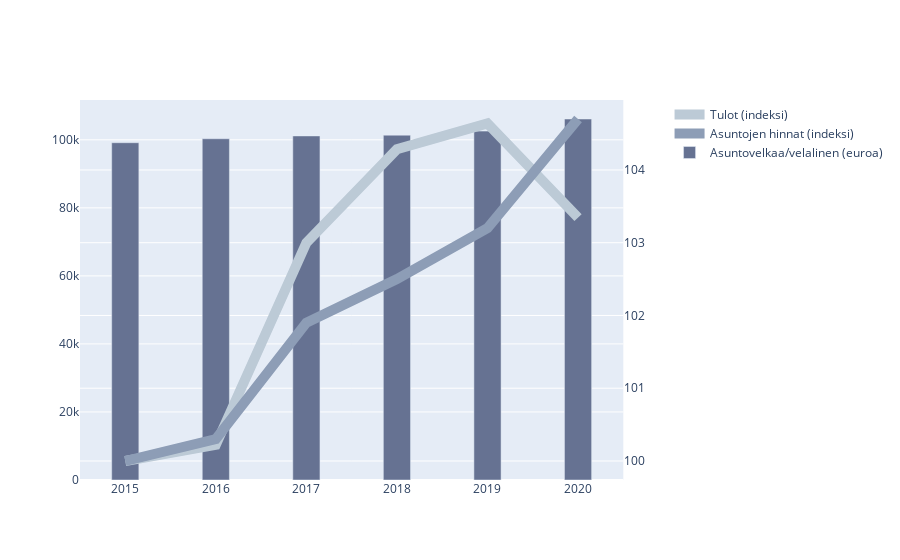

Source (notebook cell):
### Code cell
fig.add_trace(go.Scatter(
  x=as_tulot["Vuosi"],
  y=as_tulot["Muutos"],
  name="Tulot (indeksi)",
  mode="lines",
  line={"color": "#bccad6", "width": 10}
  ),
  secondary_y=True)

fig.add_trace(go.Scatter(
  x=as_hinnat["Vuosi"],
  y=as_hinnat["Indeksi"],
  name="Asuntojen hinnat (indeksi)",
  mode="lines",
  line={"color": "#8d9db6", "width": 10}
  ),
  secondary_y=True)

fig.add_trace(go.Bar(
  x=as_velat_asuntokunta["Vuosi"],
  y=as_velat_asuntokunta["Velkaa/velallinen"],
  name="Asuntovelkaa/velalinen (euroa)",
  width=0.3,
  marker={"color": "#667292"}
  ),
  secondary_y=False)

### Figure 1 — Plotly figure (JSON) as saved in the notebook; plotly's stock layout.template omitted (floating-point values rounded to 4 significant figures)
{"data": [{"line": {"color": "#bccad6", "width": 10}, "mode": "lines", "name": "Tulot (indeksi)", "type": "scatter", "x": [2015, 2016, 2017, 2018, 2019, 2020], "xaxis": "x", "y": [100, 100.2, 103.0, 104.3, 104.6, 103.3], "yaxis": "y2"}, {"line": {"color": "#8d9db6", "width": 10}, "mode": "lines", "name": "Asuntojen hinnat (indeksi)", "type": "scatter", "x": [2015, 2016, 2017, 2018, 2019, 2020], "xaxis": "x", "y": [100, 100.3, 101.9, 102.5, 103.2, 104.7], "yaxis": "y2"}, {"marker": {"color": "#667292"}, "name": "Asuntovelkaa/velalinen (euroa)", "type": "bar", "width": 0.3, "x": [2015, 2016, 2017, 2018, 2019, 2020], "xaxis": "x", "y": [99150.0, 100300.0, 101100.0, 101400.0, 102600.0, 106100.0], "yaxis": "y"}], "layout": {"xaxis": {"anchor": "y", "domain": [0, 0.94]}, "yaxis": {"anchor": "x", "domain": [0, 1]}, "yaxis2": {"anchor": "x", "overlaying": "y", "side": "right"}}}
